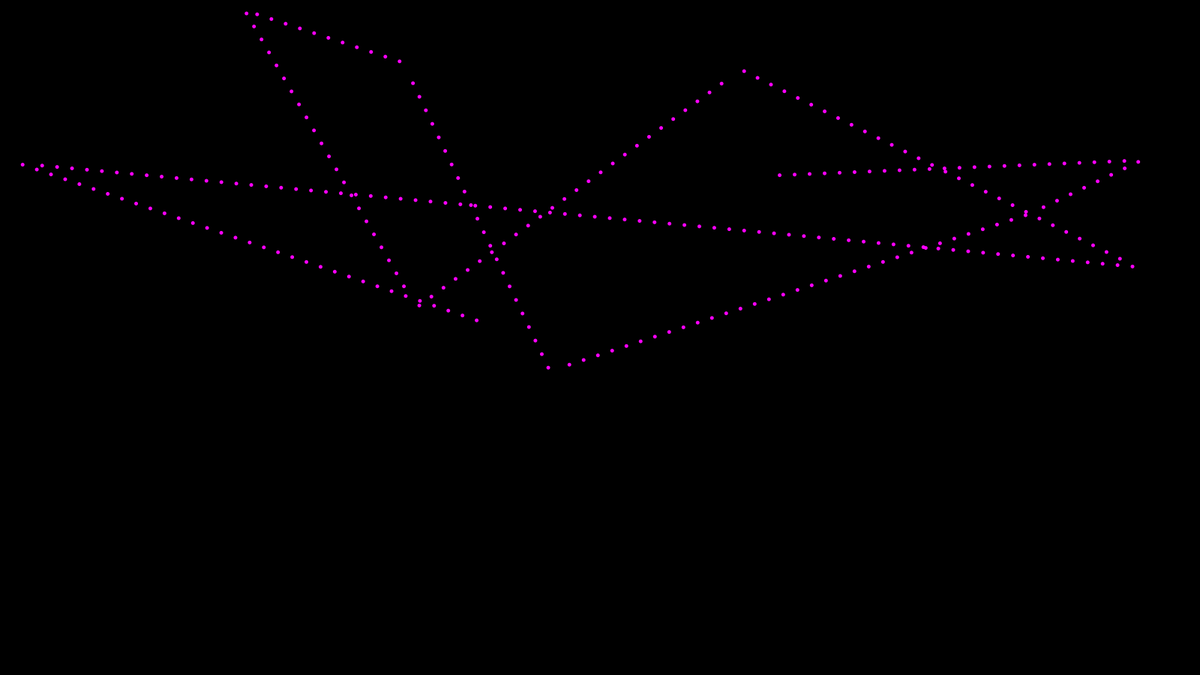
Frame 1 (no input)
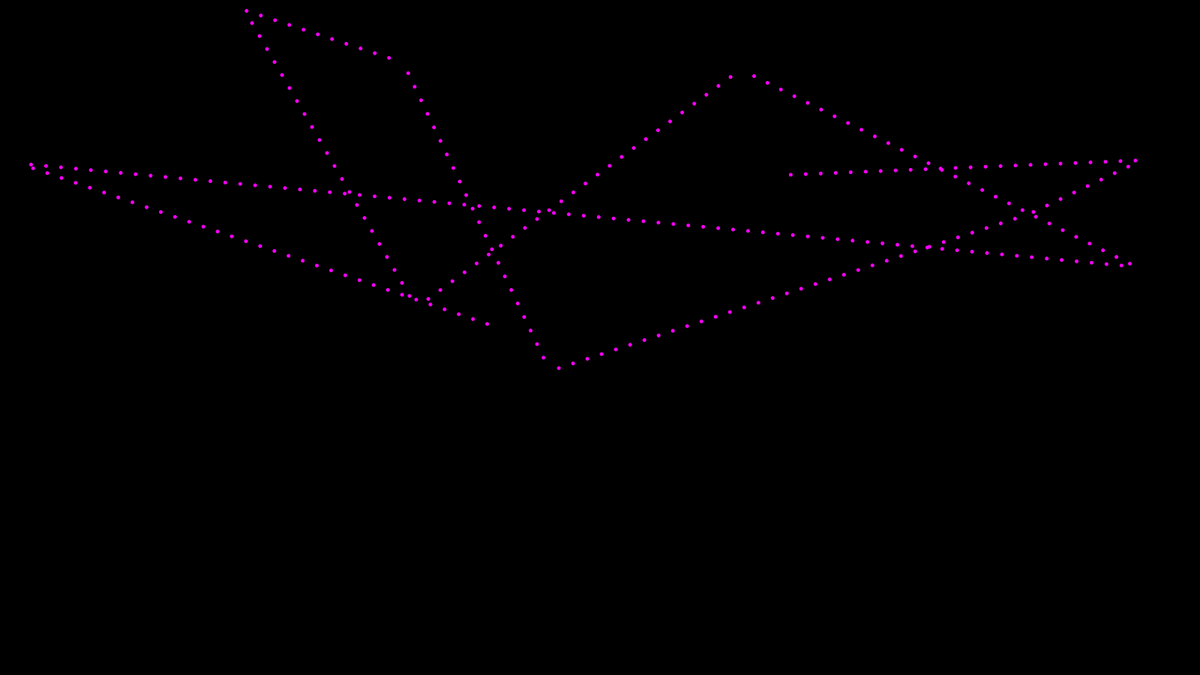
Frame 60 (the mouse pressed at the canvas centre just before this capture)
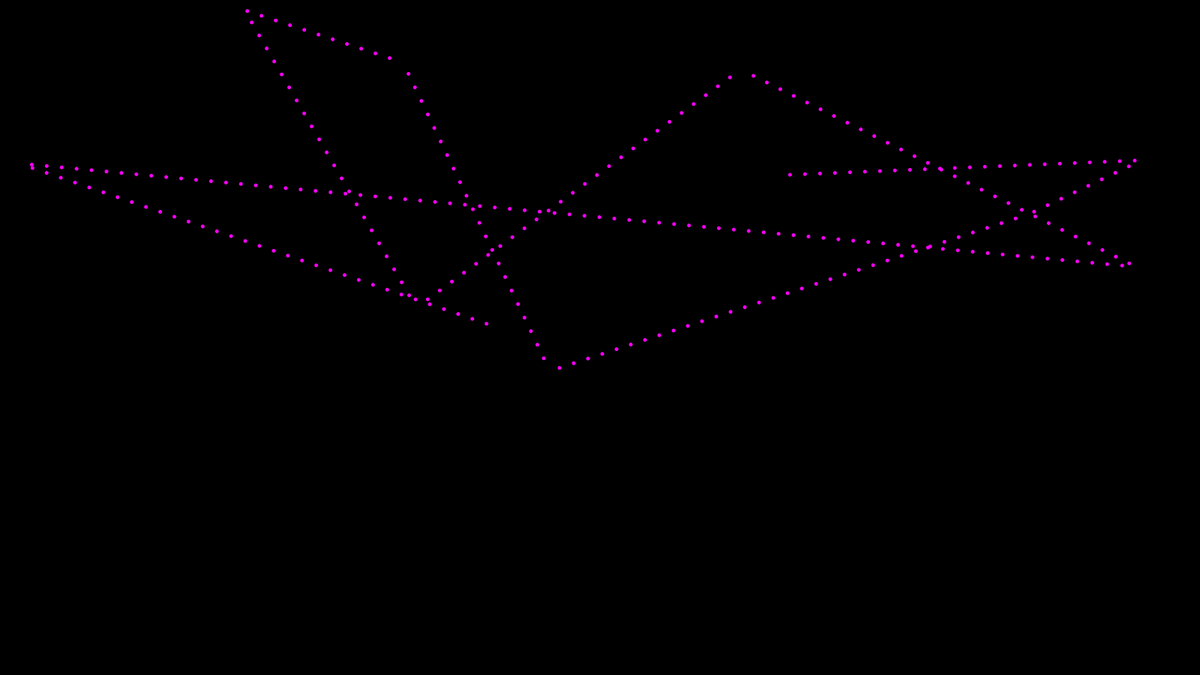
Frame 120 (the mouse held since frame 60 and released just before this capture)

The Processing sketch that drew these frames (run headless with seeded random() and noise(); from frame 60 on, the mouse is pressed at the canvas centre):

// Processing sketch: main
// ── main.pde
ArrayList<Connection> conn;
PVector s, t;

void setup() {
  size(1600, 900);

  conn = new ArrayList<Connection>();

  float x = random(width);
  float y = random(height);

  for (int i = 0; i < 10; i++) {
    Connection c = new Connection();

    s = new PVector(x, y);
    x = random(width);
    y = random(height);
    t = new PVector(x, y);

    c.setSource(s);
    c.setDestination(t);  
    c.calculatePath();

    conn.add(c);
  }

  fill(255, 0, 255);
  noStroke();
}

void draw() {
  background(0);

  for (Connection c : conn) {
    c.update();
    c.render();
  }
}
// ── Connection.pde
class Connection {

  PVector source, destination;
  ArrayList<Dot> dots;
  PVector[] path;
  
  // Properties
  // Fill tight, normal, lose [10,20,40]
  float fill = 20;

  Connection() {
    source = null;
    destination = null;
    path = null;
    dots = new ArrayList<Dot>();
  }

  void setSource(PVector s) {
    this.source = s.copy();
  }

  void setDestination(PVector d) {
    this.destination = d.copy();
  }

  void setSource(float x, float y) {
    this.source = new PVector(x, y);
  }

  void setDestination(float x, float y) {
    this.destination = new PVector(x, y);
  }

  void calculatePath() {
    if (this.path == null) {
      if (this.source != null && this.destination != null) {
        float dist = PVector.dist(this.source, this.destination);
        int nPoint = ceil((dist/fill));

        float x = this.source.x;
        float y = this.source.y;
        float a = atan2(this.destination.y - this.source.y, this.destination.x - this.source.x); 

        for (int i=0; i < nPoint-1; i++) {
          PVector s = new PVector(x, y);
          x = x + cos(a) * fill;
          y = y + sin(a) * fill;
          PVector d = new PVector(x, y);
          dots.add( new Dot(s, d));
        }
      }
    }
  }

  void update() {
    for (Dot dot : dots) {
      dot.update();
    }
  }

  void render() {
    for (Dot dot : dots) {
      dot.render();
    }
  }
}
// ── Dot.pde
class Dot {
  PVector source;
  PVector mover;
  PVector dest;
  boolean done;

  Dot(PVector s) {
    this.source = s.copy();
    this.mover  = s.copy();
    this.dest   = null;
    this.done   = false;
  }

  Dot(PVector s, PVector d) {
    this.source = s.copy();
    this.mover  = s.copy();
    this.dest   = d.copy();
    this.done   = false;
  }

  Dot(float x, float y) {
    this.source = new PVector(x, y);
    this.mover  = new PVector(x, y);
    this.dest   = null;
    this.done   = false;
  }

  Dot(float x1, float y1, float x2, float y2) {
    this.source = new PVector(x1, y1);
    this.mover  = new PVector(x1, y1);
    this.dest   = new PVector(x2, y2);
    this.done   = false;
  }

  void update() {
    float dist = PVector.dist(this.mover, this.dest);
    if (dist > 0.05) {
      this.mover = PVector.lerp(this.mover, this.dest, 0.25);
    } else {
      this.mover  = source.copy();
    }
  }

  void render() {
    ellipse(this.mover.x, this.mover.y, 5, 5);
  }
}
